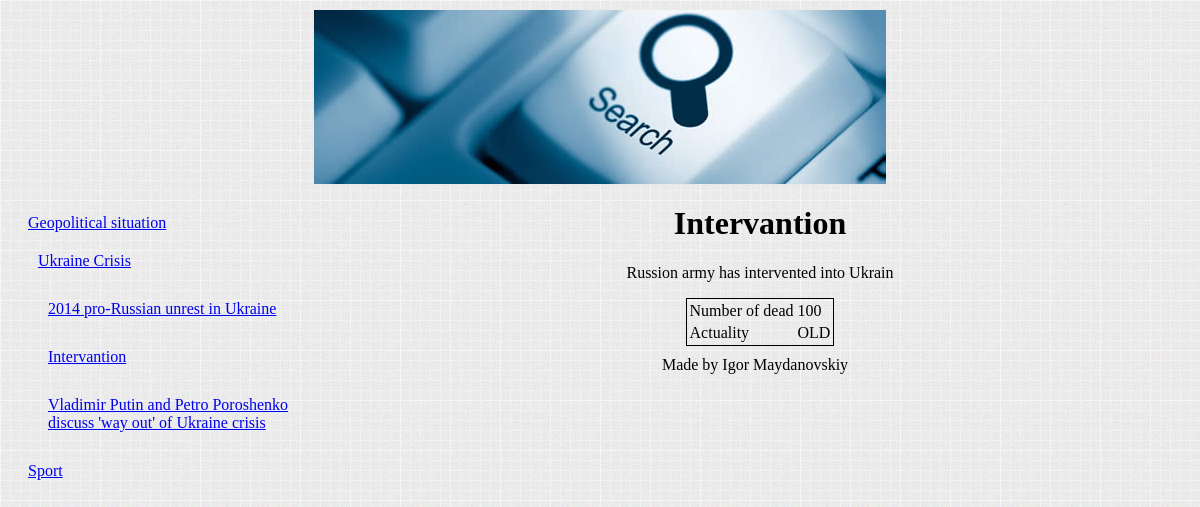
The page /?pageId=9 on the database its author committed.
### tables this page shows
CREATE TABLE IF NOT EXISTS `news` (
  `Id` int(11) NOT NULL AUTO_INCREMENT,
  `InstanceOf` int(11) DEFAULT NULL,
  `Title` text NOT NULL,
  `Body` text NOT NULL,
  `ParentId` int(11) DEFAULT NULL,
  `sortField` text NOT NULL,
  `IsContainer` tinyint(1) NOT NULL,
  PRIMARY KEY (`Id`),
  KEY `InstanceOf` (`InstanceOf`)
);

CREATE TABLE IF NOT EXISTS `newstablevalues` (
  `NewsId` int(11) NOT NULL,
  `TableValueId` int(11) NOT NULL,
  `Value` varchar(30) NOT NULL,
  KEY `NewsId` (`NewsId`,`TableValueId`),
  KEY `TableValueId` (`TableValueId`)
);

CREATE TABLE IF NOT EXISTS `tablevalues` (
  `TableValueId` int(11) NOT NULL AUTO_INCREMENT,
  `Caption` varchar(20) NOT NULL,
  PRIMARY KEY (`TableValueId`)
);

### index.php (called while the page is built, shortened)
<?php
	require("DBManager.inc");
	require("System.inc");
	if (!isset($_GET["pageId"]))
		System::getInstance()->showPage(1);
	else
		System::getInstance()->showPage(intval($_GET["pageId"]));
?>

### DBManager.inc (called while the page is built, shortened)
<?php
require("DataSet.inc");
class DBManager
{
	private static $instance;
	private $DBH;
	public static function getInstance()
	{
		if(is_null(self::$instance))
		{
			self::$instance = new self();
		}
	return self::$instance;
}
public function connect($host,$dbname,$user,$password)
{
	try
	{
		$this->DBH = new PDO("mysql:host=$host;dbname=$dbname", $user, $password);
	}
	catch(PDOException $e)
	{
		WriteError($e->getMessage());
		die();
	}
}
public function SQL($query, $params = null)
{
	try
	{
		if(!is_null($params))
		{
			$STH = $this->DBH->prepare($query);
			$STH->execute($params);
			return new DataSet($STH);
		}
		else
		{
			$STH = $this->DBH->query($query);
			return new DataSet($STH);
		}
	}
	catch(PDOException $e)
	{
		WriteError($e->getMessge());
	}
}
}
function SQL($query, $params = null)
{
	return DBManager::getInstance()->SQL($query, $params);
}
?>

### DataSet.inc (called while the page is built, shortened)
<?php
class DataSet
{
private $arr;
public function __construct($ST)
{
	$this->STH = $ST;
	$this->STH->setFetchMode(PDO::FETCH_ASSOC);
	$this->arr = $this->STH->FetchAll();
}
public function getAll()
{
	return $this->arr;
}
}
?>

### Page.inc (called while the page is built, shortened)
<?php
class Page
{
	public $id;
	public $body;
	public $title;
	public $isContainer;
	public function __construct($id)
	{
		$page = SQL('Select * from news where id = ?', array($id))->getAll()[0];
		$this->id = $id;
		$this->body =$page['Body'];
		$this->title = $page['Title'];
		$this->isContainer = $page['IsContainer'];
	}
	public function publish()
	{
		if (!$this->isContainer)
		{
			$table = $this->getTable();
			$content = array('title' =>$this->title,'body'=>$this->body, 'table' => $table );
			getView("Content.inc",$content);
		}
	}
	private function getTable()
	{
		return SQL("SELECT * FROM newstablevalues INNER JOIN tablevalues USING ( TableValueId ) WHERE NewsId =?", array($this->id))->getAll();
	}
}
?>

### viewer.inc (called while the page is built, shortened)
<?php
function getView($name,$obj)
{
	require('templates/'.$name);
}
?>

### System.inc (the view, shortened to what this page needs)
<?php
	require("Page.inc");
class System
{
	public function showPage($id)
	{
		echo "<html>
				<head>
					<link rel=\"stylesheet\" type=\"text/css\" href=\"css/feed.css\"/>
					<meta http-equiv = \"content-language\" content = \"ru\" />
					<script src=\"js/script.js\".>
					</script>
				</head>
				<body>";
		$p = new Page($id);
		echo "<div id='menu'>";
		$this->showMenu($this->getParents($id));
		echo "</div>";
		$p->publish();
		echo "	</body>
			  </html>";
	}
	private function showMenu($parentPages, $parent = null, $level = 1)
	{
		$margin = 10;
		$pages = $this->getChildPages($parentPages, $parent);
		for ($i=0; $i < count($pages); $i++) {
			if ($pages[$i]["InstanceOf"] != null)
				$page = new Page($pages[$i]["InstanceOf"]);
			else
				$page = new Page($pages[$i]["Id"]);
			$title = $page->title;
			$id = $page->id;
			echo "<div style=\"margin:" . $level * $margin . "px \"><a href=\"index.php?pageId=" .$id
			."\">" . $title . "</a></div>";
			if (in_array($page, $parentPages))
				$this->showMenu($parentPages,$pages[$i], $level + 1);
		}
	}
	private function getParents($id)
	{
		$parentPages = array();
	  	$page = new Page($id);
	  	array_push($parentPages, $page);
	  	while($page->parentId != null)
	  	{
	   		$page = new Page ($page->parentId)   	;
	   		array_push($parentPages, $page);
	  	}
	  	return $parentPages;
	}
	private function getChildPages($parentPages, $parent = null)
	{
		$sortField = $parent["sortField"];
		$query = "select * from  news where";
		$params = array();
		if ($parent == null)
		{
			$query = $query . " ISNULL(ParentId)";
			array_push($params, null);
		}
		else
		{
			$query = $query . " ParentId = ? order by " . $sortField;
			array_push($params, $parent["Id"]);
		}
		$pages = SQL($query,$params)->getAll();
		return $pages;
	}
}
?>

### templates/Content.inc
<div id="content">
<h1><?=$obj["title"]?></h1>
<p><?=$obj["body"]?></p>
<table>
	<?php
		for ($i=0; $i < count($obj['table']); $i++) {
			echo '<tr>';
			echo '<td>'.$obj['table'][$i]['Caption'].'</td>';
			echo '<td>'.$obj['table'][$i]['Value'].'</td>';
			echo '</tr>';
		}
	?>
</table>
</div>

### css/feed.css (style rules this page uses)
body { background-image: ("Pictures\\bg.png"); background: #eceae8 url("Pictures\\bg.png"); text-align:center; }
div { margin: 10px; }
#content { text-align:center; margin: auto; }
#menu { float: left; width: 300px; }
#menu div { text-align: left; }
table { margin: auto; border: 1px black solid; }

### rows shown on the page
news: Title "Geopolitical situation"
news: Title "Ukraine Crisis"
news: Title "2014 pro-Russian unrest in Ukraine"
news: Title "Intervantion", Body "Russion army has intervented into Ukrain"
news: Title "Vladimir Putin and Petro Poroshenko discuss 'way out' of Ukraine crisis"
news: Title "Sport"
newstablevalues: TableValueId.Caption "Number of dead", Value "100"
newstablevalues: TableValueId.Caption "Actuality", Value "OLD"
